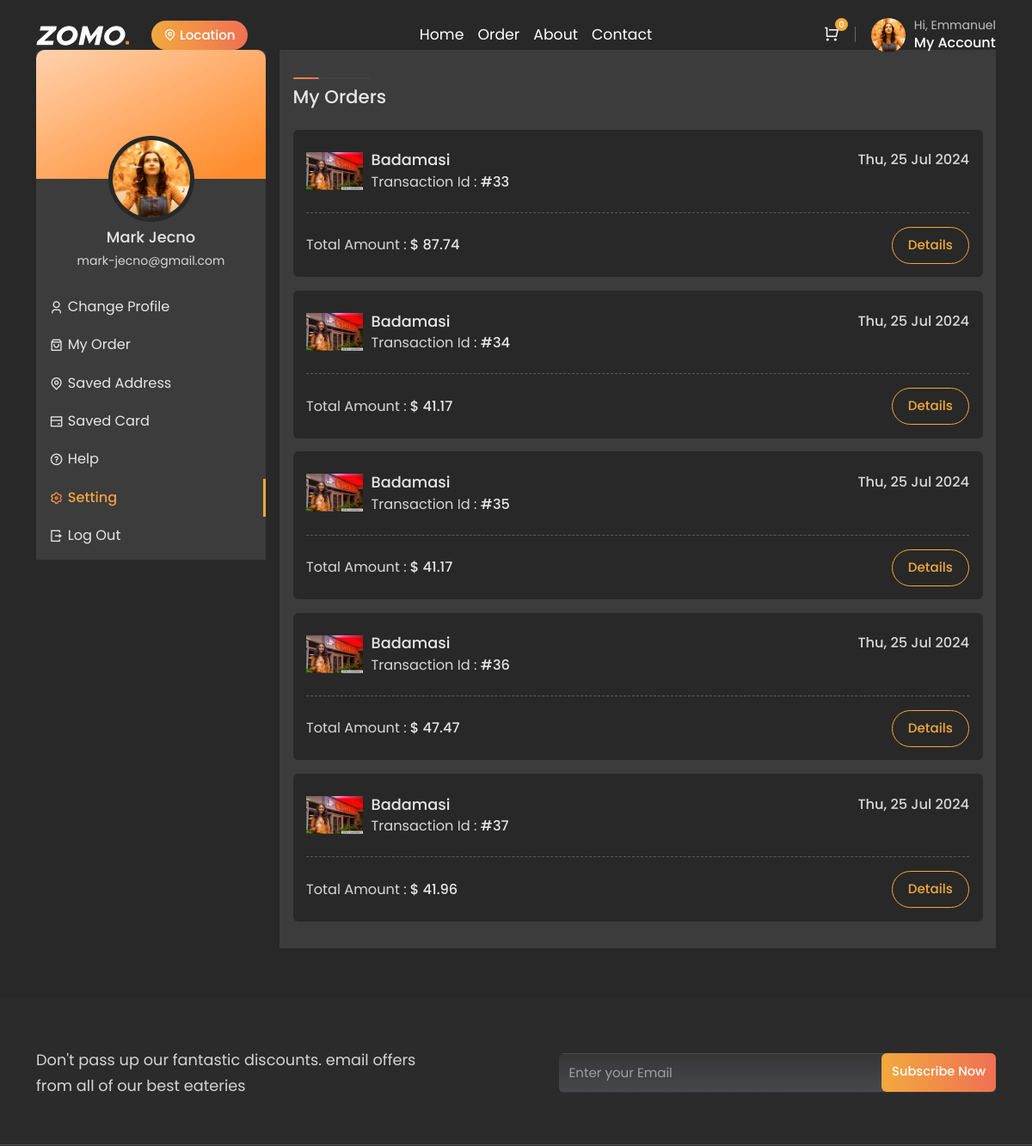
/my-order/ (signed in, upper part), run on an earlier commit of the app's database.
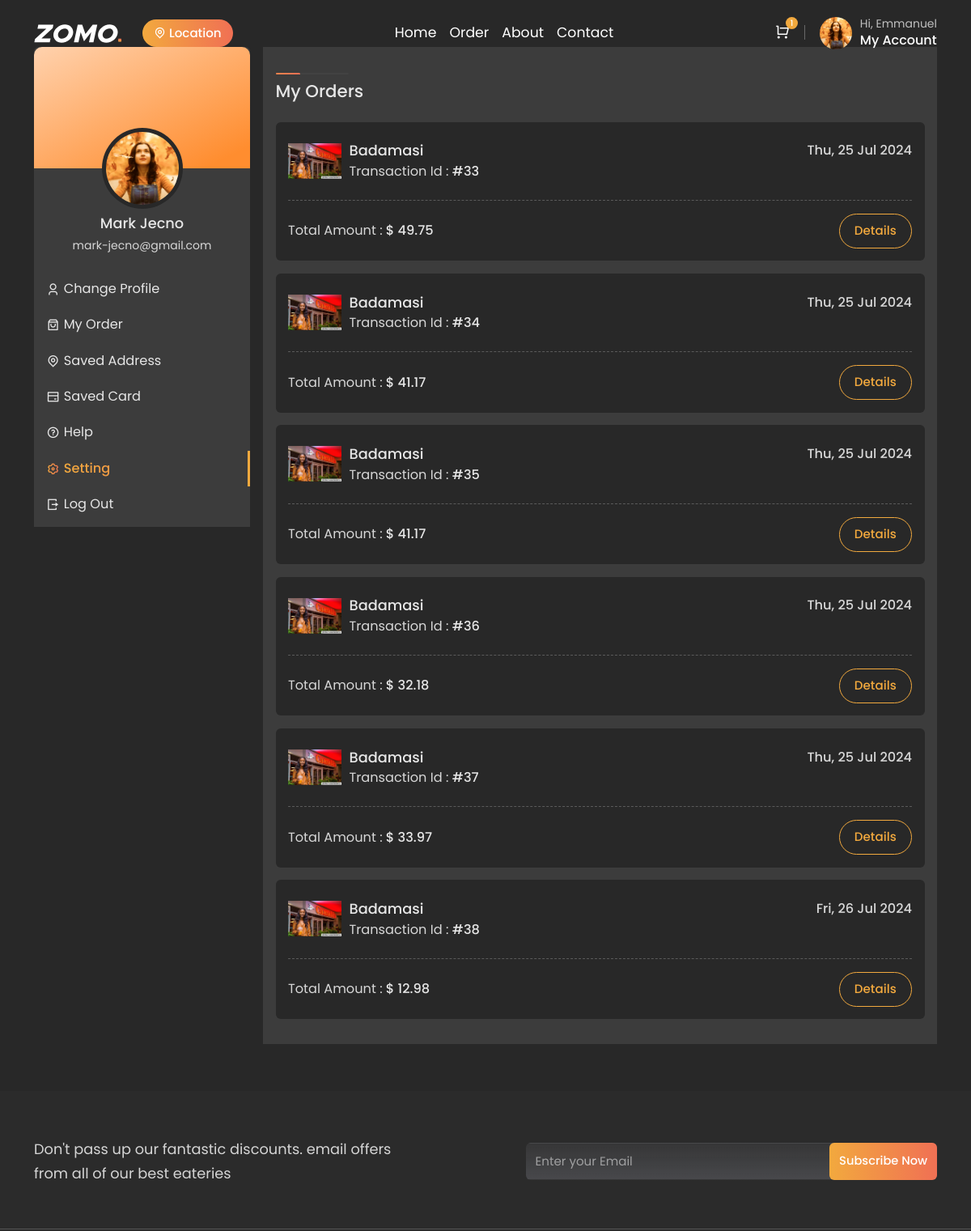
And on a later commit of the database.
### customer/models.py (models this page shows, shortened)
class Cart(models.Model):
    user = models.OneToOneField(settings.AUTH_USER_MODEL, on_delete=models.CASCADE, null=True, blank=True)
    created_at = models.DateTimeField(auto_now_add=True)
    updated_at = models.DateTimeField(auto_now=True)  # Automatically updates to current time when object is saved
    STATUS_CHOICES = (
        ('active', 'Active'),
        ('completed', 'Completed'),
        ('cancelled', 'Cancelled'),
    )
    status = models.CharField(max_length=10, choices=STATUS_CHOICES, default='active')
    def total_price(self):
        return sum(item.total_price() for item in self.cart_items.all())

### restaurant/models.py (models this page shows, shortened)
class Order(models.Model):
    STATUS_CHOICES=[
        ('Pending', 'Pending'),
        ('Preparing', 'Preparing'),
        ('Delivered', 'Delivered'),
        ('Cancelled', 'Cancelled'),
    ]
    PAYMENT_CHOICES=[
        ('Cash', 'Cash'),
        ('Card', 'Card'),
    ]
    user = models.ForeignKey(settings.AUTH_USER_MODEL, on_delete=models.CASCADE, related_name='orders', null=True, blank=True)
    reference = models.CharField(max_length=100, unique=True, blank=True, null=True)
    payment_status = models.BooleanField(default=False)
    restaurant = models.ForeignKey(Restaurant, on_delete=models.CASCADE, related_name='orders', null=True, blank=True)
    items = models.ManyToManyField(MenuItem, related_name='orders')
    total = models.DecimalField(max_digits=6, decimal_places=2)
    order_time = models.DateTimeField(auto_now_add=True)
    delivery_address = models.CharField(max_length=100, blank=True, null=True, default='')
    is_visible_to_restaurant = models.BooleanField(default=False)  # New field
    status = models.CharField(max_length=50, choices=[
        ('Pending', 'Pending'),
        ('Preparing', 'Preparing'),
        ('Delivered', 'Delivered'),
        ('Cancelled', 'Cancelled'),
    ], default='Pending')
    payment_method = models.CharField(max_length=50, choices=PAYMENT_CHOICES, default='Card')
    payment_status = models.BooleanField(default=False)

class Restaurant(models.Model):
    name = models.CharField(max_length=100)
    description = models.TextField()
    address = models.ForeignKey('RestaurantAddress', on_delete=models.SET_NULL, null=True, related_name='restaurants', blank=True)
    phone = models.CharField(max_length=20)
    owner = models.ForeignKey(settings.AUTH_USER_MODEL, on_delete=models.CASCADE, related_name='restaurants', null=True, blank=True)
    image = models.ImageField(upload_to='restaurants/', null=True, blank=True)
    rating = models.DecimalField(max_digits=3, decimal_places=2, default=0)
    delivery_time = models.IntegerField(default=30)
    is_open = models.BooleanField(default=True)
    average_cost = models.DecimalField(max_digits=6, decimal_places=2, default=0)

### customer/views.py (the view)
# urls.py: path('my-order/', views.my_order, name='my-order'),
@login_required
def my_order(request):
    orders = Order.objects.filter(user=request.user)
    restaurant = Restaurant.objects.filter(orders__in=orders).distinct().first()
    cart_context = cart_content(request)  # Get cart context
    context = {
        'orders': orders,
        'restaurant': restaurant,
        **cart_context,  # Merge cart context with the current context
    }
    return render(request, 'customer/my-order.html', context=context)

### customer/models.py (called while the page is built)
    def total_price(self):
        return self.quantity * self.price  # Use the stored price instead of the menu item's current price

### customer/views.py (called while the page is built)
def cart_content(request):
    context = {}
    if request.user.is_authenticated:
        cart, created = Cart.objects.get_or_create(user=request.user)
        cart_items = cart.cart_items.all()
        total_price = cart.total_price()
        context = {'cart_items': cart_items, 'total_price': total_price}
    return context

### customer/templates/customer/my-order.html (shortened to what the changed rows need)
{%extends "customer/base.html"%}
{%load static%}
{% block content %}
    <section class="profile-section section-b-space">
        <div class="container">
            <div class="row g-3">
                <div class="col-lg-9">
                    <div class="my-order-content">
                        <ul class="order-box-list">
                            {% for order in orders %}
                            <li>
                                <div class="order-box">
                                    <div class="order-box-content">
                                        <div class="brand-icon
                                        ">
                                            <img class="img-fluid icon" src="{{restaurant.image.url}}"
                                                alt="brand1">
                                        </div>
                                        <div class="order-details">
                                            <div class="d-flex align-items-center justify-content-between w-100">
                                                <h5 class="brand-name
                                                dark-text fw-medium">
                                                    {{order.restaurant.name}}
                                                </h5>
                                                <h6 class="fw-medium content-color text-end">
                                                    {{order.order_time | date:"D, d M Y"}}
                                                </h6>
                                            </div>
                                            <h6 class="fw-medium dark-text">
                                                <span class="fw-normal content-color">Transaction Id :
                                                </span>
                                                #{{order.id}}
                                            </h6>
                                        </div>
                                    </div>
                                    <div class="d-flex align-items-center justify-content-between mt-sm-3 mt-2">
                                        <h6 class="fw-medium dark-text">
                                            <span class="fw-normal content-color">Total Amount :</span>
                                            $ {{order.total}}
                                        </h6>
                                        <a href="#order-{{ order.id }}" class="btn theme-outline details-btn" data-bs-toggle="modal">Details</a>
                                    </div>
                                </div>
                            </li>
                            {% endfor %}
                        </ul>
                    </div>
                </div>
            </div>
        </div>
    </section>
    {% endblock content %}

### customer/templates/customer/base.html (shortened to what the changed rows need)
{% load static %}
<!DOCTYPE html>
<html lang="en">
    <head>
        <link rel="stylesheet" type="text/css" id="rtl-link" href="{% static 'customer/assets/css/vendors/bootstrap.css' %}">
        <link rel="stylesheet" type="text/css" href="{% static 'customer/assets/css/vendors/swiper-bundle.min.css' %}">
        <link rel="stylesheet" type="text/css" href="{% static 'customer/assets/css/fancybox.css' %}">
        <link rel="stylesheet" type="text/css" href="{% static 'customer/assets/css/vendors/remixicon.css' %}">
        <link rel="stylesheet" id="change-link" type="text/css" href="{% static 'customer/assets/css/style.css' %}">
    </head>
    <body class="position-relative white-bg dark">
    <header>
        <div class="container">
            <nav class="navbar navbar-expand-lg p-0">
                <div class="nav-option order-md-2">
                    <div class="dropdown-button">
                        <div class="cart-button">
                            <span>{{cart_items.count}}</span>
                            <i class="ri-shopping-cart-line text-white cart-bag"></i>
                        </div>
                    </div>
                </div>
            </nav>
        </div>
    </header>
        {% block content %}
        {% endblock %}
</body>
</html>

What changed in the data, as far as the page shows it:
computed for Cart: count "0" → "1"
changed Order id 33: total "87.74" → "49.75"
changed Order id 36: total "47.47" → "32.18"
changed Order id 37: total "41.96" → "33.97"
added Order: image (picture), restaurant.name "Badamasi", order_time "Fri, 26 Jul 2024", id "38", total "12.98"
